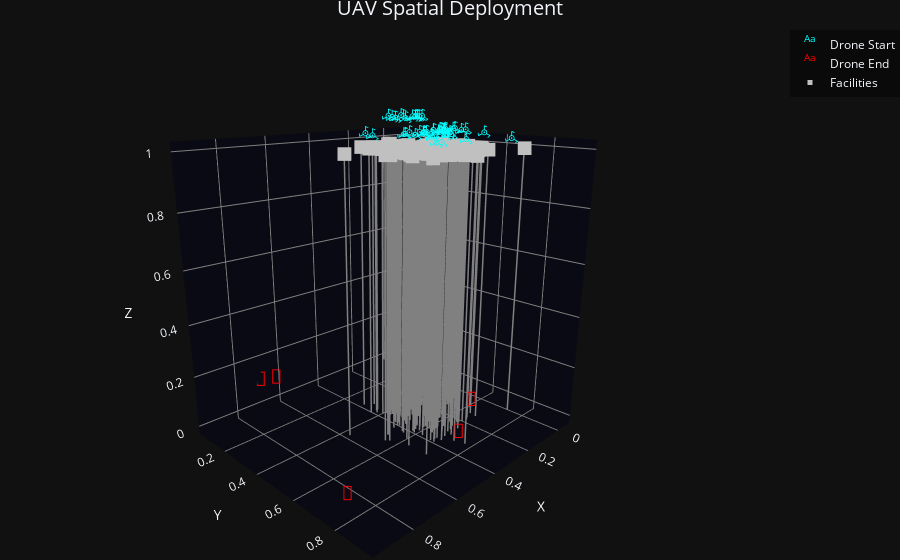

The notebook cell saved with this chart:
### Code cell
num_drones = 50
n_drone_clusters = 4
drone_cluster_split = np.random.uniform(0.0, 1.0, n_drone_clusters)
drone_cluster_split = drone_cluster_split / np.sum(drone_cluster_split)
num_facilities = 200
num_distinct_ends = 5
dim_ = 2
print(f"num_drones = {num_drones}\tnum_facilities = {num_facilities}\tdim = {dim_}")

START_locs, F_base, END_locs = generate_dataset(
    num_drones, n_drone_clusters, drone_cluster_split, num_facilities, dim_, device, drone_cluster_std_range=[0.02, 0.08], F_noise_std=0.1,num_distinct_ends=num_distinct_ends
)
np_flpo_filename = 'numpy_FLPO_data/numpy_FLPO_data'
torchFLPO_2_numpyFLPO(START_locs, END_locs, F_base, np_flpo_filename, scale=1.0)

plot_UAV_FLPO(START_locs, END_locs, F_base)
plot_UAV_FLPO_3D(START_locs, END_locs, F_base)

### Figure 1 — Plotly figure (JSON) as saved in the notebook; plotly's stock layout.template omitted (floating-point values rounded to 4 significant figures; data arrays with more than 128 entries replaced by an {"elided": "..."} marker saying what was removed)
{"data": [{"mode": "text", "name": "Drone Start", "text": ["𖥂", "𖥂", "𖥂", "𖥂", "𖥂", "𖥂", "𖥂", "𖥂", "𖥂", "𖥂", "𖥂", "𖥂", "𖥂", "𖥂", "𖥂", "𖥂", "𖥂", "𖥂", "𖥂", "𖥂", "𖥂", "𖥂", "𖥂", "𖥂", "𖥂", "𖥂", "𖥂", "𖥂", "𖥂", "𖥂", "𖥂", "𖥂", "𖥂", "𖥂", "𖥂", "𖥂", "𖥂", "𖥂", "𖥂", "𖥂", "𖥂", "𖥂", "𖥂", "𖥂", "𖥂", "𖥂", "𖥂", "𖥂", "𖥂", "𖥂"], "textfont": {"color": "cyan", "size": 16}, "type": "scatter3d", "x": [0.4272, 0.2988, 0.4872, 0.4497, 0.416, 0.3714, 0.5195, 0.5924, 0.4868, 0.6035, 0.4593, 0.3166, 0.3542, 0.3772, 0.314, 0.3485, 0.2562, 0.3332, 0.2726, 0.2917, 0.2645, 0.3275, 0.3175, 0.2934, 0.3585, 0.3434, 0.6059, 0.4265, 0.4616, 0.5089, 0.415, 0.5169, 0.4335, 0.5775, 0.4396, 0.3942, 0.5077, 0.3678, 0.04425, -0.02974, -0.02853, -0.005378, 0.01413, -0.05098, -0.001445, -0.02785, 0.07841, -0.01472, 0.09004, 0.08128], "y": [0.7376, 0.7787, 0.7264, 0.7446, 0.742, 0.9315, 0.7549, 0.8534, 0.8559, 0.8447, 0.6656, 0.6196, 0.6148, 0.6568, 0.6094, 0.6572, 0.6246, 0.645, 0.6305, 0.681, 0.6773, 0.6204, 0.6305, 0.6137, 0.6201, 0.6482, 0.5923, 0.6394, 0.6098, 0.6776, 0.64, 0.6375, 0.6272, 0.5308, 0.648, 0.6757, 0.6348, 0.6957, 0.09958, 0.184, 0.2044, 0.189, 0.1567, 0.1999, 0.208, 0.1947, 0.2292, 0.1149, 0.1844, 0.1574], "z": [1.0, 1.0, 1.0, 1.0, 1.0, 1.0, 1.0, 1.0, 1.0, 1.0, 1.0, 1.0, 1.0, 1.0, 1.0, 1.0, 1.0, 1.0, 1.0, 1.0, 1.0, 1.0, 1.0, 1.0, 1.0, 1.0, 1.0, 1.0, 1.0, 1.0, 1.0, 1.0, 1.0, 1.0, 1.0, 1.0, 1.0, 1.0, 1.0, 1.0, 1.0, 1.0, 1.0, 1.0, 1.0, 1.0, 1.0, 1.0, 1.0, 1.0]}, {"mode": "text", "name": "Drone End", "text": ["📍", "📍", "📍", "📍", "📍", "📍", "📍", "📍", "📍", "📍", "📍", "📍", "📍", "📍", "📍", "📍", "📍", "📍", "📍", "📍", "📍", "📍", "📍", "📍", "📍", "📍", "📍", "📍", "📍", "📍", "📍", "📍", "📍", "📍", "📍", "📍", "📍", "📍", "📍", "📍", "📍", "📍", "📍", "📍", "📍", "📍", "📍", "📍", "📍", "📍"], "textfont": {"color": "red", "size": 20}, "type": "scatter3d", "x": [0.9345, 0.9345, 0.9345, 0.9345, 0.9345, 0.9345, 0.9345, 0.9345, 0.9345, 0.9345, 0.4503, 0.4503, 0.4503, 0.4503, 0.4503, 0.4503, 0.4503, 0.4503, 0.4503, 0.4503, 0.7136, 0.7136, 0.7136, 0.7136, 0.7136, 0.7136, 0.7136, 0.7136, 0.7136, 0.7136, 0.659, 0.659, 0.659, 0.659, 0.659, 0.659, 0.659, 0.659, 0.659, 0.659, 0.2491, 0.2491, 0.2491, 0.2491, 0.2491, 0.2491, 0.2491, 0.2491, 0.2491, 0.2491], "y": [0.8207, 0.8207, 0.8207, 0.8207, 0.8207, 0.8207, 0.8207, 0.8207, 0.8207, 0.8207, 0.8435, 0.8435, 0.8435, 0.8435, 0.8435, 0.8435, 0.8435, 0.8435, 0.8435, 0.8435, 0.05569, 0.05569, 0.05569, 0.05569, 0.05569, 0.05569, 0.05569, 0.05569, 0.05569, 0.05569, 0.08356, 0.08356, 0.08356, 0.08356, 0.08356, 0.08356, 0.08356, 0.08356, 0.08356, 0.08356, 0.742, 0.742, 0.742, 0.742, 0.742, 0.742, 0.742, 0.742, 0.742, 0.742], "z": [0.0, 0.0, 0.0, 0.0, 0.0, 0.0, 0.0, 0.0, 0.0, 0.0, 0.0, 0.0, 0.0, 0.0, 0.0, 0.0, 0.0, 0.0, 0.0, 0.0, 0.0, 0.0, 0.0, 0.0, 0.0, 0.0, 0.0, 0.0, 0.0, 0.0, 0.0, 0.0, 0.0, 0.0, 0.0, 0.0, 0.0, 0.0, 0.0, 0.0, 0.0, 0.0, 0.0, 0.0, 0.0, 0.0, 0.0, 0.0, 0.0, 0.0]}, {"line": {"color": "gray", "width": 3}, "mode": "lines", "showlegend": false, "type": "scatter3d", "x": [0.2599, 0.2599], "y": [0.6084, 0.6084], "z": [0, 1]}, {"line": {"color": "gray", "width": 3}, "mode": "lines", "showlegend": false, "type": "scatter3d", "x": [0.2885, 0.2885], "y": [0.5122, 0.5122], "z": [0, 1]}, {"line": {"color": "gray", "width": 3}, "mode": "lines", "showlegend": false, "type": "scatter3d", "x": [0.1497, 0.1497], "y": [0.4284, 0.4284], "z": [0, 1]}, {"line": {"color": "gray", "width": 3}, "mode": "lines", "showlegend": false, "type": "scatter3d", "x": [0.3469, 0.3469], "y": [0.3994, 0.3994], "z": [0, 1]}, {"line": {"color": "gray", "width": 3}, "mode": "lines", "showlegend": false, "type": "scatter3d", "x": [0.4138, 0.4138], "y": [0.7042, 0.7042], "z": [0, 1]}, {"line": {"color": "gray", "width": 3}, "mode": "lines", "showlegend": false, "type": "scatter3d", "x": [0.384, 0.384], "y": [0.5731, 0.5731], "z": [0, 1]}, {"line": {"color": "gray", "width": 3}, "mode": "lines", "showlegend": false, "type": "scatter3d", "x": [0.4281, 0.4281], "y": [0.6117, 0.6117], "z": [0, 1]}, {"line": {"color": "gray", "width": 3}, "mode": "lines", "showlegend": false, "type": "scatter3d", "x": [0.3065, 0.3065], "y": [0.6094, 0.6094], "z": [0, 1]}, {"line": {"color": "gray", "width": 3}, "mode": "lines", "showlegend": false, "type": "scatter3d", "x": [0.3199, 0.3199], "y": [0.6049, 0.6049], "z": [0, 1]}, {"line": {"color": "gray", "width": 3}, "mode": "lines", "showlegend": false, "type": "scatter3d", "x": [0.3589, 0.3589], "y": [0.4538, 0.4538], "z": [0, 1]}, {"line": {"color": "gray", "width": 3}, "mode": "lines", "showlegend": false, "type": "scatter3d", "x": [0.3801, 0.3801], "y": [0.6211, 0.6211], "z": [0, 1]}, {"line": {"color": "gray", "width": 3}, "mode": "lines", "showlegend": false, "type": "scatter3d", "x": [0.5108, 0.5108], "y": [0.7514, 0.7514], "z": [0, 1]}, {"line": {"color": "gray", "width": 3}, "mode": "lines", "showlegend": false, "type": "scatter3d", "x": [0.3211, 0.3211], "y": [0.5182, 0.5182], "z": [0, 1]}, {"line": {"color": "gray", "width": 3}, "mode": "lines", "showlegend": false, "type": "scatter3d", "x": [0.4125, 0.4125], "y": [0.4046, 0.4046], "z": [0, 1]}, {"line": {"color": "gray", "width": 3}, "mode": "lines", "showlegend": false, "type": "scatter3d", "x": [0.3715, 0.3715], "y": [0.6584, 0.6584], "z": [0, 1]}, {"line": {"color": "gray", "width": 3}, "mode": "lines", "showlegend": false, "type": "scatter3d", "x": [0.4496, 0.4496], "y": [0.6013, 0.6013], "z": [0, 1]}, {"line": {"color": "gray", "width": 3}, "mode": "lines", "showlegend": false, "type": "scatter3d", "x": [0.258, 0.258], "y": [0.6893, 0.6893], "z": [0, 1]}, {"line": {"color": "gray", "width": 3}, "mode": "lines", "showlegend": false, "type": "scatter3d", "x": [0.1741, 0.1741], "y": [0.6589, 0.6589], "z": [0, 1]}, {"line": {"color": "gray", "width": 3}, "mode": "lines", "showlegend": false, "type": "scatter3d", "x": [0.3302, 0.3302], "y": [0.5336, 0.5336], "z": [0, 1]}, {"line": {"color": "gray", "width": 3}, "mode": "lines", "showlegend": false, "type": "scatter3d", "x": [0.2851, 0.2851], "y": [0.6718, 0.6718], "z": [0, 1]}, {"line": {"color": "gray", "width": 3}, "mode": "lines", "showlegend": false, "type": "scatter3d", "x": [0.3315, 0.3315], "y": [0.4482, 0.4482], "z": [0, 1]}, {"line": {"color": "gray", "width": 3}, "mode": "lines", "showlegend": false, "type": "scatter3d", "x": [0.1121, 0.1121], "y": [0.5686, 0.5686], "z": [0, 1]}, {"line": {"color": "gray", "width": 3}, "mode": "lines", "showlegend": false, "type": "scatter3d", "x": [0.2093, 0.2093], "y": [0.6895, 0.6895], "z": [0, 1]}, {"line": {"color": "gray", "width": 3}, "mode": "lines", "showlegend": false, "type": "scatter3d", "x": [0.4203, 0.4203], "y": [0.5133, 0.5133], "z": [0, 1]}, {"line": {"color": "gray", "width": 3}, "mode": "lines", "showlegend": false, "type": "scatter3d", "x": [0.4823, 0.4823], "y": [0.6325, 0.6325], "z": [0, 1]}, {"line": {"color": "gray", "width": 3}, "mode": "lines", "showlegend": false, "type": "scatter3d", "x": [0.4007, 0.4007], "y": [0.4497, 0.4497], "z": [0, 1]}, {"line": {"color": "gray", "width": 3}, "mode": "lines", "showlegend": false, "type": "scatter3d", "x": [0.4615, 0.4615], "y": [0.5464, 0.5464], "z": [0, 1]}, {"line": {"color": "gray", "width": 3}, "mode": "lines", "showlegend": false, "type": "scatter3d", "x": [0.244, 0.244], "y": [0.6558, 0.6558], "z": [0, 1]}, {"line": {"color": "gray", "width": 3}, "mode": "lines", "showlegend": false, "type": "scatter3d", "x": [0.342, 0.342], "y": [0.5273, 0.5273], "z": [0, 1]}, {"line": {"color": "gray", "width": 3}, "mode": "lines", "showlegend": false, "type": "scatter3d", "x": [0.1146, 0.1146], "y": [0.4466, 0.4466], "z": [0, 1]}, {"line": {"color": "gray", "width": 3}, "mode": "lines", "showlegend": false, "type": "scatter3d", "x": [0.2718, 0.2718], "y": [0.6945, 0.6945], "z": [0, 1]}, {"line": {"color": "gray", "width": 3}, "mode": "lines", "showlegend": false, "type": "scatter3d", "x": [0.3746, 0.3746], "y": [0.4453, 0.4453], "z": [0, 1]}, {"line": {"color": "gray", "width": 3}, "mode": "lines", "showlegend": false, "type": "scatter3d", "x": [0.3779, 0.3779], "y": [0.5273, 0.5273], "z": [0, 1]}, {"line": {"color": "gray", "width": 3}, "mode": "lines", "showlegend": false, "type": "scatter3d", "x": [0.3889, 0.3889], "y": [0.5963, 0.5963], "z": [0, 1]}, {"line": {"color": "gray", "width": 3}, "mode": "lines", "showlegend": false, "type": "scatter3d", "x": [0.3824, 0.3824], "y": [0.5903, 0.5903], "z": [0, 1]}, {"line": {"color": "gray", "width": 3}, "mode": "lines", "showlegend": false, "type": "scatter3d", "x": [0.409, 0.409], "y": [0.627, 0.627], "z": [0, 1]}, {"line": {"color": "gray", "width": 3}, "mode": "lines", "showlegend": false, "type": "scatter3d", "x": [0.2757, 0.2757], "y": [0.4106, 0.4106], "z": [0, 1]}, {"line": {"color": "gray", "width": 3}, "mode": "lines", "showlegend": false, "type": "scatter3d", "x": [0.3487, 0.3487], "y": [0.6073, 0.6073], "z": [0, 1]}, {"line": {"color": "gray", "width": 3}, "mode": "lines", "showlegend": false, "type": "scatter3d", "x": [0.2392, 0.2392], "y": [0.5704, 0.5704], "z": [0, 1]}, {"line": {"color": "gray", "width": 3}, "mode": "lines", "showlegend": false, "type": "scatter3d", "x": [0.1979, 0.1979], "y": [0.449, 0.449], "z": [0, 1]}, {"line": {"color": "gray", "width": 3}, "mode": "lines", "showlegend": false, "type": "scatter3d", "x": [0.3977, 0.3977], "y": [0.5925, 0.5925], "z": [0, 1]}, {"line": {"color": "gray", "width": 3}, "mode": "lines", "showlegend": false, "type": "scatter3d", "x": [0.3847, 0.3847], "y": [0.3622, 0.3622], "z": [0, 1]}, {"line": {"color": "gray", "width": 3}, "mode": "lines", "showlegend": false, "type": "scatter3d", "x": [0.2958, 0.2958], "y": [0.5576, 0.5576], "z": [0, 1]}, {"line": {"color": "gray", "width": 3}, "mode": "lines", "showlegend": false, "type": "scatter3d", "x": [0.2976, 0.2976], "y": [0.6901, 0.6901], "z": [0, 1]}, {"line": {"color": "gray", "width": 3}, "mode": "lines", "showlegend": false, "type": "scatter3d", "x": [0.2693, 0.2693], "y": [0.5619, 0.5619], "z": [0, 1]}, {"line": {"color": "gray", "width": 3}, "mode": "lines", "showlegend": false, "type": "scatter3d", "x": [0.2231, 0.2231], "y": [0.6977, 0.6977], "z": [0, 1]}, {"line": {"color": "gray", "width": 3}, "mode": "lines", "showlegend": false, "type": "scatter3d", "x": [0.3796, 0.3796], "y": [0.5, 0.5], "z": [0, 1]}, {"line": {"color": "gray", "width": 3}, "mode": "lines", "showlegend": false, "type": "scatter3d", "x": [0.4382, 0.4382], "y": [0.5424, 0.5424], "z": [0, 1]}, {"line": {"color": "gray", "width": 3}, "mode": "lines", "showlegend": false, "type": "scatter3d", "x": [0.3282, 0.3282], "y": [0.6089, 0.6089], "z": [0, 1]}, {"line": {"color": "gray", "width": 3}, "mode": "lines", "showlegend": false, "type": "scatter3d", "x": [0.2469, 0.2469], "y": [0.3094, 0.3094], "z": [0, 1]}, {"line": {"color": "gray", "width": 3}, "mode": "lines", "showlegend": false, "type": "scatter3d", "x": [0.5118, 0.5118], "y": [0.6696, 0.6696], "z": [0, 1]}, {"line": {"color": "gray", "width": 3}, "mode": "lines", "showlegend": false, "type": "scatter3d", "x": [0.4004, 0.4004], "y": [0.469, 0.469], "z": [0, 1]}, {"line": {"color": "gray", "width": 3}, "mode": "lines", "showlegend": false, "type": "scatter3d", "x": [0.2852, 0.2852], "y": [0.5744, 0.5744], "z": [0, 1]}, {"line": {"color": "gray", "width": 3}, "mode": "lines", "showlegend": false, "type": "scatter3d", "x": [0.1741, 0.1741], "y": [0.6778, 0.6778], "z": [0, 1]}, {"line": {"color": "gray", "width": 3}, "mode": "lines", "showlegend": false, "type": "scatter3d", "x": [0.1935, 0.1935], "y": [0.5955, 0.5955], "z": [0, 1]}, {"line": {"color": "gray", "width": 3}, "mode": "lines", "showlegend": false, "type": "scatter3d", "x": [0.2499, 0.2499], "y": [0.4792, 0.4792], "z": [0, 1]}, {"line": {"color": "gray", "width": 3}, "mode": "lines", "showlegend": false, "type": "scatter3d", "x": [0.3752, 0.3752], "y": [0.3716, 0.3716], "z": [0, 1]}, {"line": {"color": "gray", "width": 3}, "mode": "lines", "showlegend": false, "type": "scatter3d", "x": [0.2811, 0.2811], "y": [0.6648, 0.6648], "z": [0, 1]}, {"line": {"color": "gray", "width": 3}, "mode": "lines", "showlegend": false, "type": "scatter3d", "x": [0.3804, 0.3804], "y": [0.603, 0.603], "z": [0, 1]}, {"line": {"color": "gray", "width": 3}, "mode": "lines", "showlegend": false, "type": "scatter3d", "x": [0.4273, 0.4273], "y": [0.5225, 0.5225], "z": [0, 1]}, {"line": {"color": "gray", "width": 3}, "mode": "lines", "showlegend": false, "type": "scatter3d", "x": [0.2903, 0.2903], "y": [0.5415, 0.5415], "z": [0, 1]}, {"line": {"color": "gray", "width": 3}, "mode": "lines", "showlegend": false, "type": "scatter3d", "x": [0.3531, 0.3531], "y": [0.5501, 0.5501], "z": [0, 1]}, {"line": {"color": "gray", "width": 3}, "mode": "lines", "showlegend": false, "type": "scatter3d", "x": [0.2199, 0.2199], "y": [0.6195, 0.6195], "z": [0, 1]}, {"line": {"color": "gray", "width": 3}, "mode": "lines", "showlegend": false, "type": "scatter3d", "x": [0.3203, 0.3203], "y": [0.5963, 0.5963], "z": [0, 1]}, {"line": {"color": "gray", "width": 3}, "mode": "lines", "showlegend": false, "type": "scatter3d", "x": [0.3868, 0.3868], "y": [0.6693, 0.6693], "z": [0, 1]}, {"line": {"color": "gray", "width": 3}, "mode": "lines", "showlegend": false, "type": "scatter3d", "x": [0.2403, 0.2403], "y": [0.5097, 0.5097], "z": [0, 1]}, {"line": {"color": "gray", "width": 3}, "mode": "lines", "showlegend": false, "type": "scatter3d", "x": [0.1867, 0.1867], "y": [0.6142, 0.6142], "z": [0, 1]}, {"line": {"color": "gray", "width": 3}, "mode": "lines", "showlegend": false, "type": "scatter3d", "x": [0.2591, 0.2591], "y": [0.5014, 0.5014], "z": [0, 1]}, {"line": {"color": "gray", "width": 3}, "mode": "lines", "showlegend": false, "type": "scatter3d", "x": [0.2871, 0.2871], "y": [0.617, 0.617], "z": [0, 1]}, {"line": {"color": "gray", "width": 3}, "mode": "lines", "showlegend": false, "type": "scatter3d", "x": [0.4035, 0.4035], "y": [0.7275, 0.7275], "z": [0, 1]}, {"line": {"color": "gray", "width": 3}, "mode": "lines", "showlegend": false, "type": "scatter3d", "x": [0.4225, 0.4225], "y": [0.5323, 0.5323], "z": [0, 1]}, {"line": {"color": "gray", "width": 3}, "mode": "lines", "showlegend": false, "type": "scatter3d", "x": [0.2464, 0.2464], "y": [0.6788, 0.6788], "z": [0, 1]}, {"line": {"color": "gray", "width": 3}, "mode": "lines", "showlegend": false, "type": "scatter3d", "x": [0.3316, 0.3316], "y": [0.5889, 0.5889], "z": [0, 1]}, {"line": {"color": "gray", "width": 3}, "mode": "lines", "showlegend": false, "type": "scatter3d", "x": [0.3738, 0.3738], "y": [0.656, 0.656], "z": [0, 1]}, {"line": {"color": "gray", "width": 3}, "mode": "lines", "showlegend": false, "type": "scatter3d", "x": [0.4158, 0.4158], "y": [0.3372, 0.3372], "z": [0, 1]}, {"line": {"color": "gray", "width": 3}, "mode": "lines", "showlegend": false, "type": "scatter3d", "x": [0.308, 0.308], "y": [0.4545, 0.4545], "z": [0, 1]}, {"line": {"color": "gray", "width": 3}, "mode": "lines", "showlegend": false, "type": "scatter3d", "x": [0.2661, 0.2661], "y": [0.5959, 0.5959], "z": [0, 1]}, {"line": {"color": "gray", "width": 3}, "mode": "lines", "showlegend": false, "type": "scatter3d", "x": [0.2468, 0.2468], "y": [0.517, 0.517], "z": [0, 1]}, {"line": {"color": "gray", "width": 3}, "mode": "lines", "showlegend": false, "type": "scatter3d", "x": [0.3849, 0.3849], "y": [0.6062, 0.6062], "z": [0, 1]}, {"line": {"color": "gray", "width": 3}, "mode": "lines", "showlegend": false, "type": "scatter3d", "x": [0.3666, 0.3666], "y": [0.5218, 0.5218], "z": [0, 1]}, {"line": {"color": "gray", "width": 3}, "mode": "lines", "showlegend": false, "type": "scatter3d", "x": [0.4376, 0.4376], "y": [0.4004, 0.4004], "z": [0, 1]}, {"line": {"color": "gray", "width": 3}, "mode": "lines", "showlegend": false, "type": "scatter3d", "x": [0.2998, 0.2998], "y": [0.4752, 0.4752], "z": [0, 1]}, {"line": {"color": "gray", "width": 3}, "mode": "lines", "showlegend": false, "type": "scatter3d", "x": [0.196, 0.196], "y": [0.5645, 0.5645], "z": [0, 1]}, {"line": {"color": "gray", "width": 3}, "mode": "lines", "showlegend": false, "type": "scatter3d", "x": [0.3365, 0.3365], "y": [0.6062, 0.6062], "z": [0, 1]}, {"line": {"color": "gray", "width": 3}, "mode": "lines", "showlegend": false, "type": "scatter3d", "x": [0.2952, 0.2952], "y": [0.5512, 0.5512], "z": [0, 1]}, {"line": {"color": "gray", "width": 3}, "mode": "lines", "showlegend": false, "type": "scatter3d", "x": [0.2602, 0.2602], "y": [0.5546, 0.5546], "z": [0, 1]}, {"line": {"color": "gray", "width": 3}, "mode": "lines", "showlegend": false, "type": "scatter3d", "x": [0.2846, 0.2846], "y": [0.3962, 0.3962], "z": [0, 1]}, {"line": {"color": "gray", "width": 3}, "mode": "lines", "showlegend": false, "type": "scatter3d", "x": [0.2578, 0.2578], "y": [0.5104, 0.5104], "z": [0, 1]}, {"line": {"color": "gray", "width": 3}, "mode": "lines", "showlegend": false, "type": "scatter3d", "x": [0.3771, 0.3771], "y": [0.549, 0.549], "z": [0, 1]}, {"line": {"color": "gray", "width": 3}, "mode": "lines", "showlegend": false, "type": "scatter3d", "x": [0.1162, 0.1162], "y": [0.5289, 0.5289], "z": [0, 1]}, {"line": {"color": "gray", "width": 3}, "mode": "lines", "showlegend": false, "type": "scatter3d", "x": [0.3633, 0.3633], "y": [0.8018, 0.8018], "z": [0, 1]}, {"line": {"color": "gray", "width": 3}, "mode": "lines", "showlegend": false, "type": "scatter3d", "x": [0.1631, 0.1631], "y": [0.4934, 0.4934], "z": [0, 1]}, {"line": {"color": "gray", "width": 3}, "mode": "lines", "showlegend": false, "type": "scatter3d", "x": [0.3181, 0.3181], "y": [0.6313, 0.6313], "z": [0, 1]}, {"line": {"color": "gray", "width": 3}, "mode": "lines", "showlegend": false, "type": "scatter3d", "x": [0.2449, 0.2449], "y": [0.5294, 0.5294], "z": [0, 1]}, {"line": {"color": "gray", "width": 3}, "mode": "lines", "showlegend": false, "type": "scatter3d", "x": [0.6117, 0.6117], "y": [0.4717, 0.4717], "z": [0, 1]}, {"line": {"color": "gray", "width": 3}, "mode": "lines", "showlegend": false, "type": "scatter3d", "x": [0.2074, 0.2074], "y": [0.4921, 0.4921], "z": [0, 1]}, {"line": {"color": "gray", "width": 3}, "mode": "lines", "showlegend": false, "type": "scatter3d", "x": [0.2783, 0.2783], "y": [0.4929, 0.4929], "z": [0, 1]}, {"line": {"color": "gray", "width": 3}, "mode": "lines", "showlegend": false, "type": "scatter3d", "x": [0.3147, 0.3147], "y": [0.4946, 0.4946], "z": [0, 1]}, {"line": {"color": "gray", "width": 3}, "mode": "lines", "showlegend": false, "type": "scatter3d", "x": [0.3843, 0.3843], "y": [0.6424, 0.6424], "z": [0, 1]}, {"line": {"color": "gray", "width": 3}, "mode": "lines", "showlegend": false, "type": "scatter3d", "x": [0.384, 0.384], "y": [0.514, 0.514], "z": [0, 1]}, {"line": {"color": "gray", "width": 3}, "mode": "lines", "showlegend": false, "type": "scatter3d", "x": [0.4262, 0.4262], "y": [0.6571, 0.6571], "z": [0, 1]}, {"line": {"color": "gray", "width": 3}, "mode": "lines", "showlegend": false, "type": "scatter3d", "x": [0.3744, 0.3744], "y": [0.6436, 0.6436], "z": [0, 1]}, {"line": {"color": "gray", "width": 3}, "mode": "lines", "showlegend": false, "type": "scatter3d", "x": [0.2139, 0.2139], "y": [0.5689, 0.5689], "z": [0, 1]}, {"line": {"color": "gray", "width": 3}, "mode": "lines", "showlegend": false, "type": "scatter3d", "x": [0.3871, 0.3871], "y": [0.4532, 0.4532], "z": [0, 1]}, {"line": {"color": "gray", "width": 3}, "mode": "lines", "showlegend": false, "type": "scatter3d", "x": [0.2826, 0.2826], "y": [0.6173, 0.6173], "z": [0, 1]}, {"line": {"color": "gray", "width": 3}, "mode": "lines", "showlegend": false, "type": "scatter3d", "x": [0.5465, 0.5465], "y": [0.5879, 0.5879], "z": [0, 1]}, {"line": {"color": "gray", "width": 3}, "mode": "lines", "showlegend": false, "type": "scatter3d", "x": [0.274, 0.274], "y": [0.4898, 0.4898], "z": [0, 1]}, {"line": {"color": "gray", "width": 3}, "mode": "lines", "showlegend": false, "type": "scatter3d", "x": [0.3226, 0.3226], "y": [0.7023, 0.7023], "z": [0, 1]}, {"line": {"color": "gray", "width": 3}, "mode": "lines", "showlegend": false, "type": "scatter3d", "x": [0.4028, 0.4028], "y": [0.706, 0.706], "z": [0, 1]}, {"line": {"color": "gray", "width": 3}, "mode": "lines", "showlegend": false, "type": "scatter3d", "x": [0.3765, 0.3765], "y": [0.4783, 0.4783], "z": [0, 1]}, {"line": {"color": "gray", "width": 3}, "mode": "lines", "showlegend": false, "type": "scatter3d", "x": [0.4061, 0.4061], "y": [0.4037, 0.4037], "z": [0, 1]}, {"line": {"color": "gray", "width": 3}, "mode": "lines", "showlegend": false, "type": "scatter3d", "x": [0.04974, 0.04974], "y": [0.7627, 0.7627], "z": [0, 1]}, {"line": {"color": "gray", "width": 3}, "mode": "lines", "showlegend": false, "type": "scatter3d", "x": [0.145, 0.145], "y": [0.5872, 0.5872], "z": [0, 1]}, {"line": {"color": "gray", "width": 3}, "mode": "lines", "showlegend": false, "type": "scatter3d", "x": [0.4099, 0.4099], "y": [0.558, 0.558], "z": [0, 1]}, {"line": {"color": "gray", "width": 3}, "mode": "lines", "showlegend": false, "type": "scatter3d", "x": [0.3492, 0.3492], "y": [0.7274, 0.7274], "z": [0, 1]}, {"line": {"color": "gray", "width": 3}, "mode": "lines", "showlegend": false, "type": "scatter3d", "x": [0.1689, 0.1689], "y": [0.5716, 0.5716], "z": [0, 1]}, {"line": {"color": "gray", "width": 3}, "mode": "lines", "showlegend": false, "type": "scatter3d", "x": [0.4563, 0.4563], "y": [0.5852, 0.5852], "z": [0, 1]}, {"line": {"color": "gray", "width": 3}, "mode": "lines", "showlegend": false, "type": "scatter3d", "x": [0.5105, 0.5105], "y": [0.5674, 0.5674], "z": [0, 1]}, {"line": {"color": "gray", "width": 3}, "mode": "lines", "showlegend": false, "type": "scatter3d", "x": [0.2515, 0.2515], "y": [0.6722, 0.6722], "z": [0, 1]}, {"line": {"color": "gray", "width": 3}, "mode": "lines", "showlegend": false, "type": "scatter3d", "x": [0.2983, 0.2983], "y": [0.7166, 0.7166], "z": [0, 1]}, {"line": {"color": "gray", "width": 3}, "mode": "lines", "showlegend": false, "type": "scatter3d", "x": [0.3791, 0.3791], "y": [0.578, 0.578], "z": [0, 1]}, {"line": {"color": "gray", "width": 3}, "mode": "lines", "showlegend": false, "type": "scatter3d", "x": [0.3542, 0.3542], "y": [0.4593, 0.4593], "z": [0, 1]}, {"line": {"color": "gray", "width": 3}, "mode": "lines", "showlegend": false, "type": "scatter3d", "x": [0.3232, 0.3232], "y": [0.5528, 0.5528], "z": [0, 1]}, {"line": {"color": "gray", "width": 3}, "mode": "lines", "showlegend": false, "type": "scatter3d", "x": [0.2907, 0.2907], "y": [0.5148, 0.5148], "z": [0, 1]}, {"line": {"color": "gray", "width": 3}, "mode": "lines", "showlegend": false, "type": "scatter3d", "x": [0.2585, 0.2585], "y": [0.6057, 0.6057], "z": [0, 1]}, {"line": {"color": "gray", "width": 3}, "mode": "lines", "showlegend": false, "type": "scatter3d", "x": [0.4347, 0.4347], "y": [0.5501, 0.5501], "z": [0, 1]}, {"line": {"color": "gray", "width": 3}, "mode": "lines", "showlegend": false, "type": "scatter3d", "x": [0.1595, 0.1595], "y": [0.5496, 0.5496], "z": [0, 1]}, {"line": {"color": "gray", "width": 3}, "mode": "lines", "showlegend": false, "type": "scatter3d", "x": [0.2598, 0.2598], "y": [0.5639, 0.5639], "z": [0, 1]}, {"line": {"color": "gray", "width": 3}, "mode": "lines", "showlegend": false, "type": "scatter3d", "x": [0.2632, 0.2632], "y": [0.6834, 0.6834], "z": [0, 1]}, {"line": {"color": "gray", "width": 3}, "mode": "lines", "showlegend": false, "type": "scatter3d", "x": [0.3377, 0.3377], "y": [0.6446, 0.6446], "z": [0, 1]}, {"line": {"color": "gray", "width": 3}, "mode": "lines", "showlegend": false, "type": "scatter3d", "x": [0.3263, 0.3263], "y": [0.6785, 0.6785], "z": [0, 1]}, {"line": {"color": "gray", "width": 3}, "mode": "lines", "showlegend": false, "type": "scatter3d", "x": [0.1216, 0.1216], "y": [0.5541, 0.5541], "z": [0, 1]}, {"line": {"color": "gray", "width": 3}, "mode": "lines", "showlegend": false, "type": "scatter3d", "x": [0.3525, 0.3525], "y": [0.687, 0.687], "z": [0, 1]}, {"line": {"color": "gray", "width": 3}, "mode": "lines", "showlegend": false, "type": "scatter3d", "x": [0.1787, 0.1787], "y": [0.7062, 0.7062], "z": [0, 1]}, {"line": {"color": "gray", "width": 3}, "mode": "lines", "showlegend": false, "type": "scatter3d", "x": [0.3192, 0.3192], "y": [0.3958, 0.3958], "z": [0, 1]}, {"line": {"color": "gray", "width": 3}, "mode": "lines", "showlegend": false, "type": "scatter3d", "x": [0.3336, 0.3336], "y": [0.5023, 0.5023], "z": [0, 1]}, {"line": {"color": "gray", "width": 3}, "mode": "lines", "showlegend": false, "type": "scatter3d", "x": [0.4311, 0.4311], "y": [0.7003, 0.7003], "z": [0, 1]}, {"line": {"color": "gray", "width": 3}, "mode": "lines", "showlegend": false, "type": "scatter3d", "x": [0.3717, 0.3717], "y": [0.6223, 0.6223], "z": [0, 1]}, {"line": {"color": "gray", "width": 3}, "mode": "lines", "showlegend": false, "type": "scatter3d", "x": [0.241, 0.241], "y": [0.3982, 0.3982], "z": [0, 1]}, {"line": {"color": "gray", "width": 3}, "mode": "lines", "showlegend": false, "type": "scatter3d", "x": [0.404, 0.404], "y": [0.4573, 0.4573], "z": [0, 1]}, {"line": {"color": "gray", "width": 3}, "mode": "lines", "showlegend": false, "type": "scatter3d", "x": [0.2455, 0.2455], "y": [0.4987, 0.4987], "z": [0, 1]}, {"line": {"color": "gray", "width": 3}, "mode": "lines", "showlegend": false, "type": "scatter3d", "x": [0.3227, 0.3227], "y": [0.6295, 0.6295], "z": [0, 1]}, {"line": {"color": "gray", "width": 3}, "mode": "lines", "showlegend": false, "type": "scatter3d", "x": [0.3737, 0.3737], "y": [0.7181, 0.7181], "z": [0, 1]}, {"line": {"color": "gray", "width": 3}, "mode": "lines", "showlegend": false, "type": "scatter3d", "x": [0.2079, 0.2079], "y": [0.577, 0.577], "z": [0, 1]}, {"line": {"color": "gray", "width": 3}, "mode": "lines", "showlegend": false, "type": "scatter3d", "x": [0.2904, 0.2904], "y": [0.4929, 0.4929], "z": [0, 1]}, {"line": {"color": "gray", "width": 3}, "mode": "lines", "showlegend": false, "type": "scatter3d", "x": [0.2791, 0.2791], "y": [0.5872, 0.5872], "z": [0, 1]}, {"line": {"color": "gray", "width": 3}, "mode": "lines", "showlegend": false, "type": "scatter3d", "x": [0.2444, 0.2444], "y": [0.5559, 0.5559], "z": [0, 1]}, {"line": {"color": "gray", "width": 3}, "mode": "lines", "showlegend": false, "type": "scatter3d", "x": [0.3558, 0.3558], "y": [0.6464, 0.6464], "z": [0, 1]}, {"line": {"color": "gray", "width": 3}, "mode": "lines", "showlegend": false, "type": "scatter3d", "x": [0.3836, 0.3836], "y": [0.4686, 0.4686], "z": [0, 1]}, {"line": {"color": "gray", "width": 3}, "mode": "lines", "showlegend": false, "type": "scatter3d", "x": [0.2675, 0.2675], "y": [0.3215, 0.3215], "z": [0, 1]}, {"line": {"color": "gray", "width": 3}, "mode": "lines", "showlegend": false, "type": "scatter3d", "x": [0.4044, 0.4044], "y": [0.5598, 0.5598], "z": [0, 1]}, {"line": {"color": "gray", "width": 3}, "mode": "lines", "showlegend": false, "type": "scatter3d", "x": [0.1739, 0.1739], "y": [0.5696, 0.5696], "z": [0, 1]}, {"line": {"color": "gray", "width": 3}, "mode": "lines", "showlegend": false, "type": "scatter3d", "x": [0.4171, 0.4171], "y": [0.4436, 0.4436], "z": [0, 1]}, {"line": {"color": "gray", "width": 3}, "mode": "lines", "showlegend": false, "type": "scatter3d", "x": [0.2414, 0.2414], "y": [0.5117, 0.5117], "z": [0, 1]}, {"line": {"color": "gray", "width": 3}, "mode": "lines", "showlegend": false, "type": "scatter3d", "x": [0.3561, 0.3561], "y": [0.5224, 0.5224], "z": [0, 1]}, {"line": {"color": "gray", "width": 3}, "mode": "lines", "showlegend": false, "type": "scatter3d", "x": [0.3605, 0.3605], "y": [0.6001, 0.6001], "z": [0, 1]}, {"line": {"color": "gray", "width": 3}, "mode": "lines", "showlegend": false, "type": "scatter3d", "x": [0.4309, 0.4309], "y": [0.7155, 0.7155], "z": [0, 1]}, {"line": {"color": "gray", "width": 3}, "mode": "lines", "showlegend": false, "type": "scatter3d", "x": [0.1384, 0.1384], "y": [0.6464, 0.6464], "z": [0, 1]}, {"line": {"color": "gray", "width": 3}, "mode": "lines", "showlegend": false, "type": "scatter3d", "x": [0.2581, 0.2581], "y": [0.4037, 0.4037], "z": [0, 1]}, {"line": {"color": "gray", "width": 3}, "mode": "lines", "showlegend": false, "type": "scatter3d", "x": [0.3131, 0.3131], "y": [0.4791, 0.4791], "z": [0, 1]}, {"line": {"color": "gray", "width": 3}, "mode": "lines", "showlegend": false, "type": "scatter3d", "x": [0.3406, 0.3406], "y": [0.6558, 0.6558], "z": [0, 1]}, {"line": {"color": "gray", "width": 3}, "mode": "lines", "showlegend": false, "type": "scatter3d", "x": [0.3833, 0.3833], "y": [0.7113, 0.7113], "z": [0, 1]}, {"line": {"color": "gray", "width": 3}, "mode": "lines", "showlegend": false, "type": "scatter3d", "x": [0.2851, 0.2851], "y": [0.646, 0.646], "z": [0, 1]}, {"line": {"color": "gray", "width": 3}, "mode": "lines", "showlegend": false, "type": "scatter3d", "x": [0.5122, 0.5122], "y": [0.5656, 0.5656], "z": [0, 1]}, {"line": {"color": "gray", "width": 3}, "mode": "lines", "showlegend": false, "type": "scatter3d", "x": [0.3335, 0.3335], "y": [0.6146, 0.6146], "z": [0, 1]}, {"line": {"color": "gray", "width": 3}, "mode": "lines", "showlegend": false, "type": "scatter3d", "x": [0.2467, 0.2467], "y": [0.6959, 0.6959], "z": [0, 1]}, {"line": {"color": "gray", "width": 3}, "mode": "lines", "showlegend": false, "type": "scatter3d", "x": [0.3626, 0.3626], "y": [0.6204, 0.6204], "z": [0, 1]}, {"line": {"color": "gray", "width": 3}, "mode": "lines", "showlegend": false, "type": "scatter3d", "x": [0.3149, 0.3149], "y": [0.4549, 0.4549], "z": [0, 1]}, {"line": {"color": "gray", "width": 3}, "mode": "lines", "showlegend": false, "type": "scatter3d", "x": [0.1683, 0.1683], "y": [0.471, 0.471], "z": [0, 1]}, {"line": {"color": "gray", "width": 3}, "mode": "lines", "showlegend": false, "type": "scatter3d", "x": [0.4114, 0.4114], "y": [0.6098, 0.6098], "z": [0, 1]}, {"line": {"color": "gray", "width": 3}, "mode": "lines", "showlegend": false, "type": "scatter3d", "x": [0.3009, 0.3009], "y": [0.4859, 0.4859], "z": [0, 1]}, {"line": {"color": "gray", "width": 3}, "mode": "lines", "showlegend": false, "type": "scatter3d", "x": [0.1603, 0.1603], "y": [0.4392, 0.4392], "z": [0, 1]}, {"line": {"color": "gray", "width": 3}, "mode": "lines", "showlegend": false, "type": "scatter3d", "x": [0.2421, 0.2421], "y": [0.5645, 0.5645], "z": [0, 1]}, {"line": {"color": "gray", "width": 3}, "mode": "lines", "showlegend": false, "type": "scatter3d", "x": [0.3614, 0.3614], "y": [0.5235, 0.5235], "z": [0, 1]}, {"line": {"color": "gray", "width": 3}, "mode": "lines", "showlegend": false, "type": "scatter3d", "x": [0.3537, 0.3537], "y": [0.6607, 0.6607], "z": [0, 1]}, {"line": {"color": "gray", "width": 3}, "mode": "lines", "showlegend": false, "type": "scatter3d", "x": [0.5359, 0.5359], "y": [0.5992, 0.5992], "z": [0, 1]}, {"line": {"color": "gray", "width": 3}, "mode": "lines", "showlegend": false, "type": "scatter3d", "x": [0.4199, 0.4199], "y": [0.5059, 0.5059], "z": [0, 1]}, {"line": {"color": "gray", "width": 3}, "mode": "lines", "showlegend": false, "type": "scatter3d", "x": [0.3122, 0.3122], "y": [0.4572, 0.4572], "z": [0, 1]}, {"line": {"color": "gray", "width": 3}, "mode": "lines", "showlegend": false, "type": "scatter3d", "x": [0.1639, 0.1639], "y": [0.4813, 0.4813], "z": [0, 1]}, {"line": {"color": "gray", "width": 3}, "mode": "lines", "showlegend": false, "type": "scatter3d", "x": [0.1737, 0.1737], "y": [0.4533, 0.4533], "z": [0, 1]}, {"line": {"color": "gray", "width": 3}, "mode": "lines", "showlegend": false, "type": "scatter3d", "x": [0.2321, 0.2321], "y": [0.4916, 0.4916], "z": [0, 1]}, {"line": {"color": "gray", "width": 3}, "mode": "lines", "showlegend": false, "type": "scatter3d", "x": [0.3409, 0.3409], "y": [0.7046, 0.7046], "z": [0, 1]}, {"line": {"color": "gray", "width": 3}, "mode": "lines", "showlegend": false, "type": "scatter3d", "x": [0.3093, 0.3093], "y": [0.4744, 0.4744], "z": [0, 1]}, {"line": {"color": "gray", "width": 3}, "mode": "lines", "showlegend": false, "type": "scatter3d", "x": [0.3225, 0.3225], "y": [0.4548, 0.4548], "z": [0, 1]}, {"line": {"color": "gray", "width": 3}, "mode": "lines", "showlegend": false, "type": "scatter3d", "x": [0.395, 0.395], "y": [0.5371, 0.5371], "z": [0, 1]}, {"line": {"color": "gray", "width": 3}, "mode": "lines", "showlegend": false, "type": "scatter3d", "x": [0.3226, 0.3226], "y": [0.6689, 0.6689], "z": [0, 1]}, {"line": {"color": "gray", "width": 3}, "mode": "lines", "showlegend": false, "type": "scatter3d", "x": [0.296, 0.296], "y": [0.6474, 0.6474], "z": [0, 1]}, {"line": {"color": "gray", "width": 3}, "mode": "lines", "showlegend": false, "type": "scatter3d", "x": [0.323, 0.323], "y": [0.5487, 0.5487], "z": [0, 1]}, {"line": {"color": "gray", "width": 3}, "mode": "lines", "showlegend": false, "type": "scatter3d", "x": [0.4618, 0.4618], "y": [0.5958, 0.5958], "z": [0, 1]}, {"line": {"color": "gray", "width": 3}, "mode": "lines", "showlegend": false, "type": "scatter3d", "x": [0.3754, 0.3754], "y": [0.7624, 0.7624], "z": [0, 1]}, {"line": {"color": "gray", "width": 3}, "mode": "lines", "showlegend": false, "type": "scatter3d", "x": [0.1814, 0.1814], "y": [0.5698, 0.5698], "z": [0, 1]}, {"line": {"color": "gray", "width": 3}, "mode": "lines", "showlegend": false, "type": "scatter3d", "x": [0.3178, 0.3178], "y": [0.6179, 0.6179], "z": [0, 1]}, {"line": {"color": "gray", "width": 3}, "mode": "lines", "showlegend": false, "type": "scatter3d", "x": [0.3193, 0.3193], "y": [0.6872, 0.6872], "z": [0, 1]}, {"line": {"color": "gray", "width": 3}, "mode": "lines", "showlegend": false, "type": "scatter3d", "x": [0.3864, 0.3864], "y": [0.4751, 0.4751], "z": [0, 1]}, {"line": {"color": "gray", "width": 3}, "mode": "lines", "showlegend": false, "type": "scatter3d", "x": [0.3916, 0.3916], "y": [0.47, 0.47], "z": [0, 1]}, {"line": {"color": "gray", "width": 3}, "mode": "lines", "showlegend": false, "type": "scatter3d", "x": [0.3126, 0.3126], "y": [0.5687, 0.5687], "z": [0, 1]}, {"line": {"color": "gray", "width": 3}, "mode": "lines", "showlegend": false, "type": "scatter3d", "x": [0.3327, 0.3327], "y": [0.5529, 0.5529], "z": [0, 1]}, {"line": {"color": "gray", "width": 3}, "mode": "lines", "showlegend": false, "type": "scatter3d", "x": [0.3737, 0.3737], "y": [0.5068, 0.5068], "z": [0, 1]}, {"line": {"color": "gray", "width": 3}, "mode": "lines", "showlegend": false, "type": "scatter3d", "x": [0.4331, 0.4331], "y": [0.6231, 0.6231], "z": [0, 1]}, {"line": {"color": "gray", "width": 3}, "mode": "lines", "showlegend": false, "type": "scatter3d", "x": [0.4241, 0.4241], "y": [0.4193, 0.4193], "z": [0, 1]}, {"marker": {"color": "silver", "size": 5, "symbol": "square"}, "mode": "markers", "name": "Facilities", "type": "scatter3d", "x": {"elided": "200 float values"}, "y": {"elided": "200 float values"}, "z": {"elided": "200 float values"}}], "layout": {"legend": {"bgcolor": "rgba(0,0,0,0.4)", "bordercolor": "white"}, "margin": {"b": 0, "l": 0, "r": 0, "t": 30}, "scene": {"aspectmode": "data", "camera": {"eye": {"x": 1.5, "y": 1.5, "z": 0.7}}, "xaxis": {"backgroundcolor": "rgb(10,10,20)", "gridcolor": "gray", "title": {"text": "X"}, "zerolinecolor": "gray"}, "yaxis": {"backgroundcolor": "rgb(10,10,20)", "gridcolor": "gray", "title": {"text": "Y"}, "zerolinecolor": "gray"}, "zaxis": {"backgroundcolor": "rgb(10,10,20)", "gridcolor": "gray", "title": {"text": "Z"}, "zerolinecolor": "gray"}}, "title": {"font": {"size": 20}, "text": "UAV Spatial Deployment", "x": 0.5}}}
